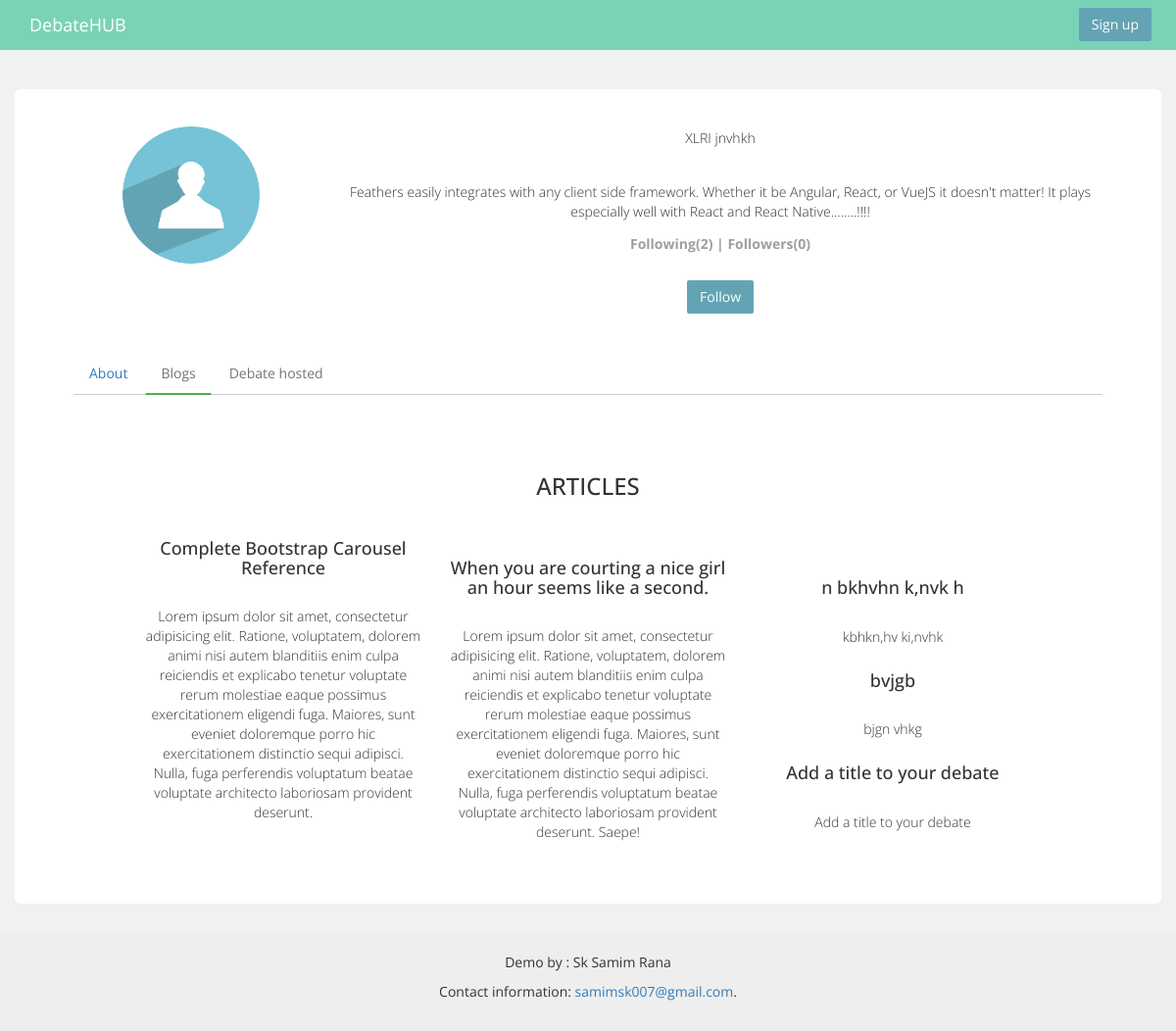
/user/superuser/blogs/, run on an earlier commit of the app's database.
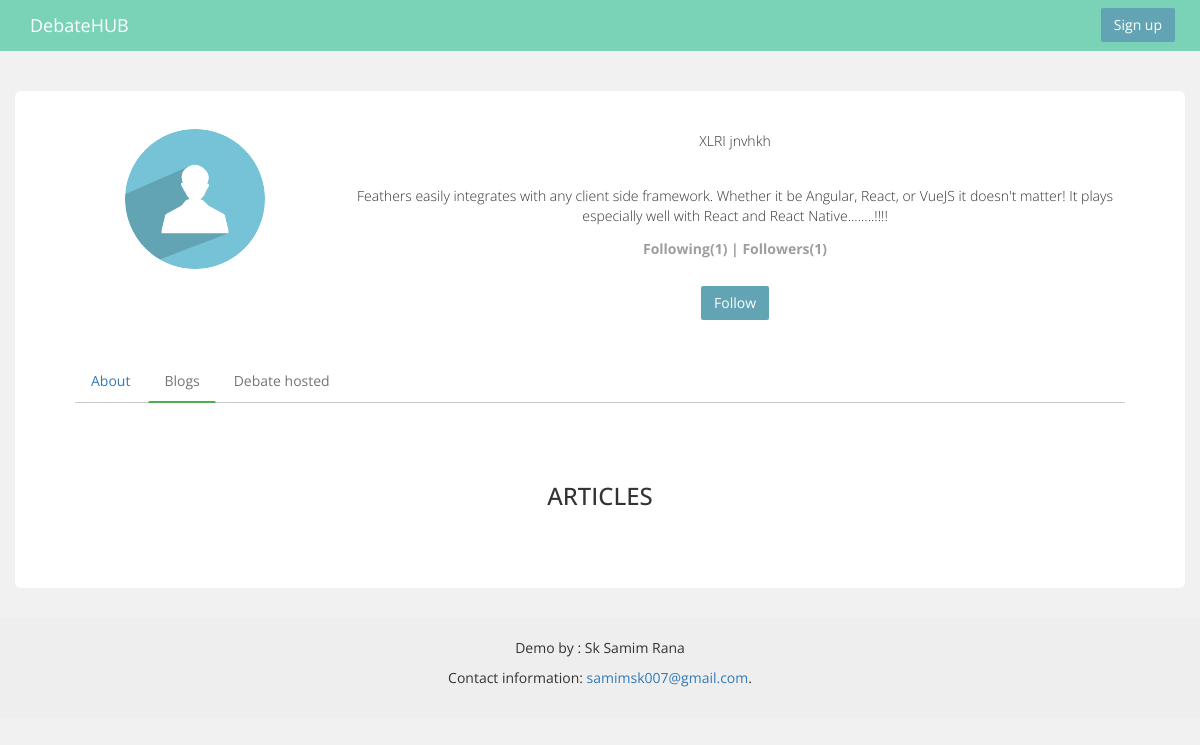
And on a later commit of the database.
### devdebate/models.py (models this page shows, shortened)
class Blog(models.Model):
	writtenby 	= models.ForeignKey(AUTH_USER_MODEL, on_delete = models.CASCADE, related_name = 'blog_written_by')
	heading 	= models.CharField(max_length = 100, blank = False)
	description = models.CharField(max_length = 2000, blank = False )

### UserApp/controller/profile.py (the view)
# urls.py: url(r'^(?P<user_name>\w+)/blogs/$', blog, name = 'blog'),
def blog(request, user_name):
	context = {}
	blogcontext	= {}
	account = get_object_or_404(User, username = user_name)
	if account.usertype is None:
		context 	= personfunc(request, user_name)
		return render(request, 'UserApp/person/Profile.html', context)
	else:
		context = organisationfunc(user_name, request)
		blogcontext	= blogfunc(request, user_name)
		context 	= { **context, **blogcontext }
		return render(request, 'UserApp/org/Profileorgblog.html', context)

### UserApp/controller/profile.py (called while the page is built)
def blogfunc(request, user_name):
	context = {}
	user_instance 		= get_object_or_404(User, username = user_name)
	context['blogs']	= user_instance.blog_written_by.all()
	return context

def organisationfunc(user_name, request):
	context 			= {}
	user_instance 		= get_object_or_404(User, username = user_name)
	org_instance		= get_object_or_404(Organisation, user = user_instance)
	following_followers = get_object_or_404(FollowingUser, person = user_instance)
	cannotfollow		= False
	for i in following_followers.followers.all():
		if i == request.user:
			cannotfollow = True
			break
	context['org']		= user_instance
	context['orgdetails']	= org_instance
	context['highlight']	= "border-bottom: 2px solid #4caf50;"
	context['stories']		=  user_instance.story_by.all()
	context['cannotfollow']	= cannotfollow
	context['following']	= following_followers.following.all().count()
	context['followers']	= following_followers.followers.all().count()
	return context

### UserApp/templates/UserApp/org/Profileorgblog.html (shortened to what this page needs)
{% include "navbar/nav.html" %}
{% load staticfiles %}
<div class="container">
	<div class="row">
		<div class="jumbotron">
			<div class="row">
				<div class="col-lg-3">
			        {% if org.photo %}
			            <img src ="{{ org.photo.url }}" style="width: 60%; border: 2px solid #fff; border-radius: 50%; display: block; margin: auto;">
			        {% else %}
			            <img src ="{% static 'images/person-icon.png' %}" style="width: 60%; border: 2px solid #fff; border-radius: 50%; display: block; margin: auto; margin-top: 15%;">
			        {% endif %}
				</div>
				<div class="col-lg-9 text-center" style="margin-left: auto;">
					<br>
					<br>
					{% if orgdetails.name  %}
					<p>
						{{ orgdetails.name }}
					</p>
					{% else %}
					<p>
					{{ org.username }}
					</p>
					{% endif %}
					<br>
					{% if orgdetails.details %}
					<p>
						{{ orgdetails.details }}
					</p>
					{% else %}
					<p>
					{{ orgdetails.name }} have not added any details yet.
					</p>
					{% endif %}
					<h5 style="color: #9e9e9e"><strong>Following({{ following }}) | Followers({{ followers }})</strong></h5>
				    <br>
				    	{% if cannotfollow == False and org.username != request.user.username  %}
				    	<div id = "deletelink" >
				    	   <button type="button" class="btn btn-primary" id = "followbutton">Follow</button>
				    	</div>
				    	<br>
				    	{% elif  org.username != request.user.username %}
				    	<div id = "getlink" >
				    	   <button type="button" class="btn btn-warning" onclick = "unfollowfunc()" id = "unfollowbutton">unfollow</button>
				    	</div>
				    	{% endif %}
				</div>
			</div>
			<br>
			<ul class="nav nav-tabs" style="border-bottom: 1px solid #ccc;">
	      		<li role="presentation" class="usermenu"><a href="{% url 'profile' org.username %}">About</a></li>
	      		<li role="presentation" class="usermenu"><a href="{% url 'blog' org.username %}" style="color: #757575; {{ highlight }}">Blogs</a></li>
	      		<li role="presentation" class="usermenu"><a href="{% url 'debatehosted' org.username %}"
	      			style="color: #757575;">Debate hosted</a></li>
	    	</ul>
	    	<br>
	    	<br>
	    	<div class="row text-center" style="padding-left: 7%; padding-right: 7%; ">
	    	<br>
	    	<h3>ARTICLES</h3>
	    	<br>
	    	{% if blogs %}
	    	{% for blog in blogs %}
	    	<div class="col-md-4">
	    		<h4>{{ blog.heading }}</h4>
	    		<br>
	    		<p>{{ blog.description }}
	    		</p>
	    	</div>
	    	<br>
	    	{% endfor %}
	    	{% endif %}
	    	</div>
		</div>
	</div>
</div>
<footer style="background-color: #eee;">
<div class="text-center" >
<br>
  <p>Demo by : Sk Samim Rana</p>
  <p>Contact information: <a href="mailto:samimsk007@gmail.com">
samimsk007@gmail.com</a>.</p>
</div>
<br>
</footer>

What changed in the data, as far as the page shows it:
removed Blog: heading "Complete Bootstrap Carousel Reference", description "Lorem ipsum dolor sit amet, consectetur adipisicing elit. Ratione, voluptatem, dolorem animi nisi autem blanditiis enim culpa reiciendis et explicabo tenetur voluptate rerum molestiae eaque possimus exercitationem eligendi fuga. Maiores, sunt eveniet doloremque porro hic exercitationem distinctio sequi adipisci. Nulla, fuga perferendis voluptatum beatae voluptate architecto laboriosam provident deserunt."
removed Blog: heading "When you are courting a nice girl an hour seems like a second.", description "Lorem ipsum dolor sit amet, consectetur adipisicing elit. Ratione, voluptatem, dolorem animi nisi autem blanditiis enim culpa reiciendis et explicabo tenetur voluptate rerum molestiae eaque possimus exercitationem eligendi fuga. Maiores, sunt eveniet doloremque porro hic exercitationem distinctio sequi adipisci. Nulla, fuga perferendis voluptatum beatae voluptate architecto laboriosam provident deserunt. Saepe!"
removed Blog: heading "n bkhvhn k,nvk h", description "kbhkn,hv ki,nvhk"
removed Blog: heading "bvjgb", description "bjgn vhkg"
removed Blog: heading "Add a title to your debate", description "Add a title to your debate"
Also different on the page:
{{ following }}: "2" → "1"
{{ followers }}: "0" → "1"
